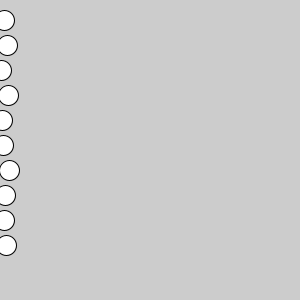
Frame 1 (no input)
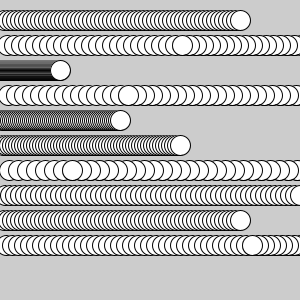
Frame 60 (the mouse pressed at the canvas centre just before this capture)
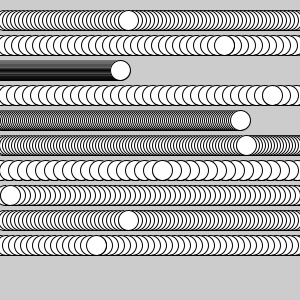
Frame 120 (the mouse held since frame 60 and released just before this capture)

The Processing sketch that drew these frames (run headless with seeded random() and noise(); from frame 60 on, the mouse is pressed at the canvas centre):

// Processing sketch: code11
// ── code11.pde
int ball[] = new int[10]; // ein Array mit 10 Elemente
int speed[] = {4,7,1,8,2,3,9,5,4,6,10}; // unterschiedliche Geschwindigkeiten

void setup(){
   size(300,300);  // Die Größe des Fensters
}

void draw(){ // Schleife
   clear();
   for(int i = 0; i < 10; i++){
     ball[i] += speed[i];
     ellipse(ball[i], i*25+20, 20,20);
     if(ball[i] > 300 || ball[i] < 0){ // || = oder
        speed[i] = -speed[i]; 
     }
   }
}
